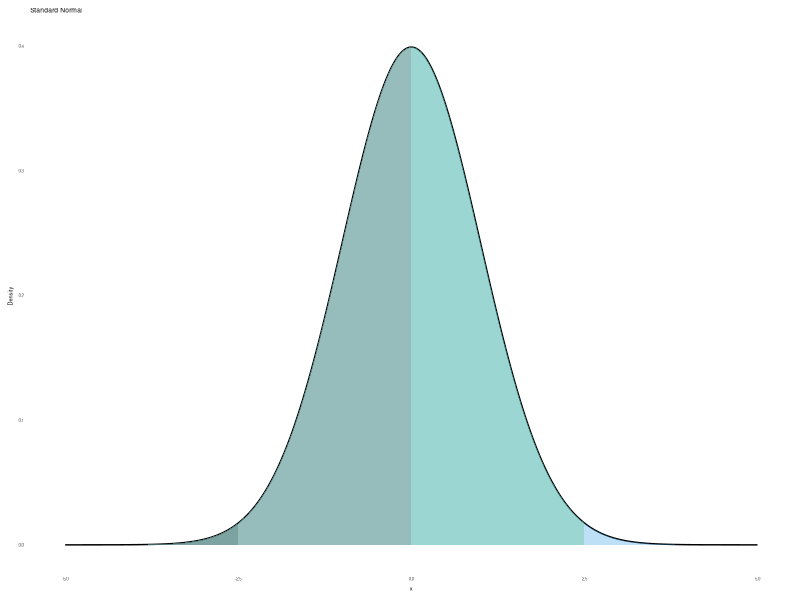

This chart was generated by the following R code:
# Load required libraries
library(ggplot2)

# Generate data points for x-axis
x <- seq(-5, 5, length.out = 1000)

# Calculate the corresponding y-values
# for a standard normal distribution
y <- dnorm(x)

# Calculate the percentiles
percentiles <- c(25, 50, 75, 100)
quantiles <- quantile(x, probs = percentiles / 100)

# Create data frame for plotting
df <- data.frame(x = x, y = y)

# Plot the normal distribution
plot <- ggplot(df, aes(x = x, y = y)) +
  geom_line(color = "black")

# Shade regions corresponding to percentiles
for (i in seq_along(quantiles)) {
  plot <- plot + geom_area(
    data = subset(df,x <= quantiles[i]),
    aes(x = x, y = y),
    fill = i, alpha = 0.3)
}

# Show grid
plot <- plot +
  theme_minimal() +
  theme(
    text = element_text(size = 4),
    panel.grid = element_blank()) + 

  # Add labels and title
  labs(
    x = "x", y = "Density",
    title = "Standard Normal ",
      "Distribution with Quantiles")

# Save plot as PNG
ggsave("63-quantiles.png", plot,
  width = 800, height = 400, units = "px")
